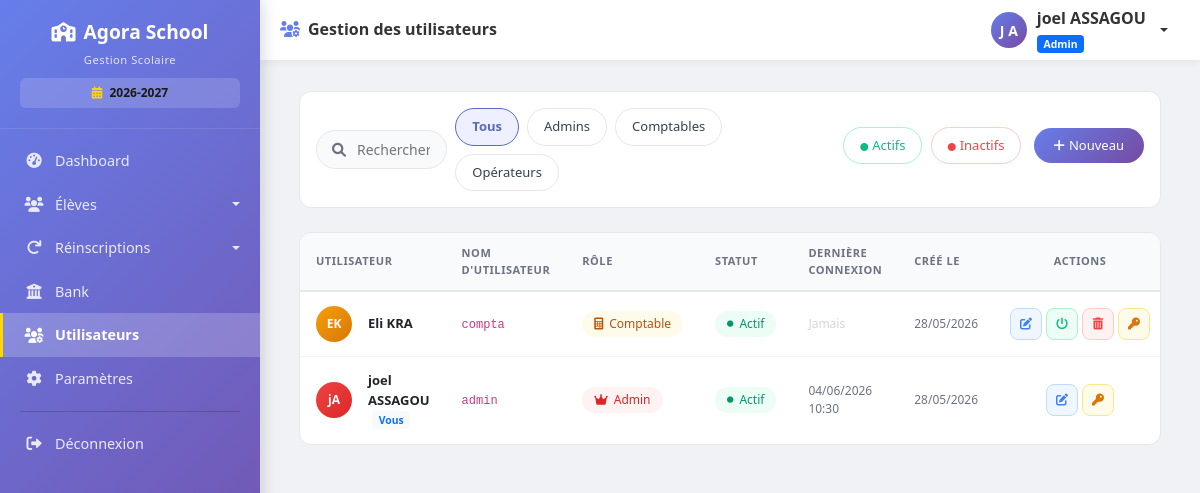
/utilisateurs (signed in), run on an earlier commit of the app's database.
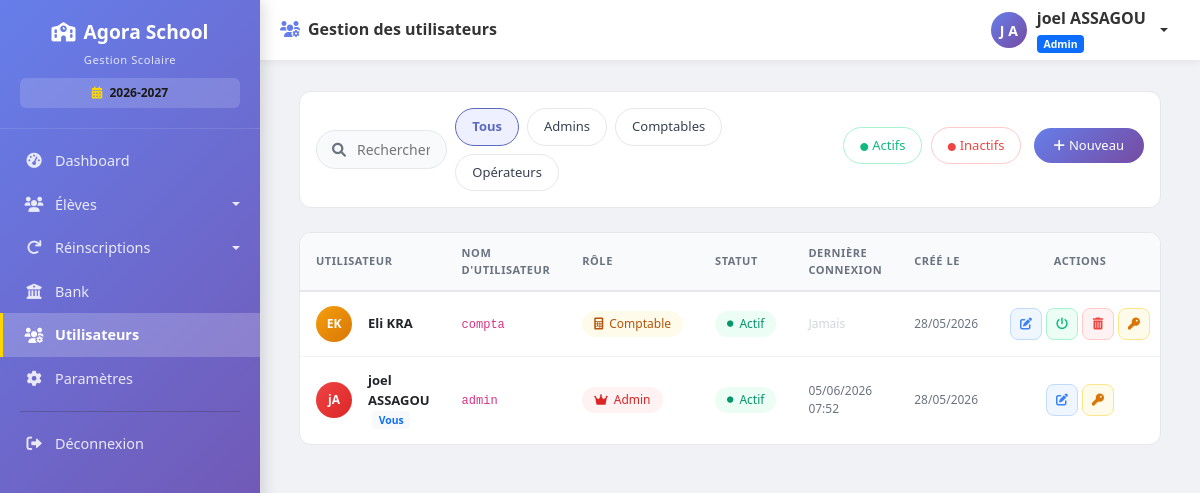
And on a later commit of the database.
### models.py (models this page shows, shortened)
class User(UserMixin, db.Model):
    __tablename__ = 'users'
    id = db.Column(db.Integer, primary_key=True)
    username = db.Column(db.String(80), unique=True, nullable=False, index=True)
    password_hash = db.Column(db.String(200), nullable=False)
    nom = db.Column(db.String(100), nullable=False)
    prenom = db.Column(db.String(100), nullable=False)
    role = db.Column(db.String(20), default='user')  # admin, comptable, user
    actif = db.Column(db.Boolean, default=True)
    created_at = db.Column(db.DateTime, default=datetime.utcnow)
    last_login = db.Column(db.DateTime, nullable=True)
    @property
    def nom_complet(self):
        return f"{self.prenom} {self.nom}"

### routes.py (the view)
@app.route('/utilisateurs')
@login_required
@admin_required
def liste_utilisateurs():
    utilisateurs = User.query.order_by(User.created_at.desc()).all()
    total_users = len(utilisateurs)
    total_admins = User.query.filter_by(role='admin').count()
    total_comptables = User.query.filter_by(role='comptable').count()
    total_users_simple = User.query.filter_by(role='user').count()
    total_actifs = User.query.filter_by(actif=True).count()
    return render_template('utilisateurs/liste.html',
                         utilisateurs=utilisateurs,
                         total_users=total_users,
                         total_admins=total_admins,
                         total_comptables=total_comptables,
                         total_users_simple=total_users_simple,
                         total_actifs=total_actifs)

### app.py (called while the page is built)
@app.after_request
def close_db_connection(response):
    try:
        db.session.close()
    except:
        pass
    return response

### routes.py (called while the page is built)
@login_manager.user_loader
def load_user(user_id):
    return User.query.get(int(user_id))

def admin_required(f):
    @wraps(f)
    def decorated_function(*args, **kwargs):
        if not current_user.is_authenticated or current_user.role != 'admin':
            flash('Accès réservé aux administrateurs', 'danger')
            return redirect(url_for('liste_eleves'))
        return f(*args, **kwargs)
    return decorated_function

@app.context_processor
def injecter_parametres_ecole():
    try:
        params = Parametre.query.all()
        parametres = {p.cle: p.valeur for p in params}
    except:
        parametres = {}
    defaults = {
        'nom_ecole': 'GS LAUREADES',
        'devise': 'FCFA',
        'annee_scolaire': '2024-2025',
        'adresse_ecole': '',
        'telephone_ecole': '',
        'email_notification': ''
    }
    for key, value in defaults.items():
        if key not in parametres or not parametres[key]:
            parametres[key] = value
    return dict(parametres_ecole=parametres)

### templates/utilisateurs/liste.html (shortened to what the changed rows need)
{% extends "base.html" %}
{% block page_title %}
<i class="fas fa-users-cog me-2" style="color: #667eea;"></i>Gestion des utilisateurs
{% endblock %}
{% block content %}
<div class="container-fluid px-3 px-md-4 py-3">
    <div class="table-container">
        <div class="table-responsive">
            <table class="table-premium">
                <thead>
                    <tr>
                        <th>Utilisateur</th>
                        <th>Nom d'utilisateur</th>
                        <th>Rôle</th>
                        <th>Statut</th>
                        <th>Dernière connexion</th>
                        <th>Créé le</th>
                        <th class="text-center">Actions</th>
                    </tr>
                </thead>
                <tbody id="usersTableBody">
                    {% for user in utilisateurs %}
                    <tr data-role="{{ user.role }}" data-status="{{ 'active' if user.actif else 'inactive' }}">
                        <td>
                            <div class="d-flex align-items-center gap-3">
                                <div class="avatar-circle" style="background: {% if user.role == 'admin' %}linear-gradient(135deg, #ef4444, #dc2626){% elif user.role == 'comptable' %}linear-gradient(135deg, #f59e0b, #d97706){% else %}linear-gradient(135deg, #3b82f6, #2563eb){% endif %};">
                                    {{ user.prenom[0] }}{{ user.nom[0] }}
                                </div>
                                <div>
                                    <div style="font-weight:600; font-size:0.8125rem;">
                                        {{ user.nom_complet }}
                                        {% if user.id == current_user.id %}
                                        <span class="badge bg-light text-primary ms-1" style="font-size:0.65rem;">Vous</span>
                                        {% endif %}
                                    </div>
                                </div>
                            </div>
                        </td>
                        <td><code style="font-size:0.75rem;">{{ user.username }}</code></td>
                        <td>
                            {% if user.role == 'admin' %}
                            <span class="badge-role" style="background:#fef2f2; color:#dc2626;">
                                <i class="fas fa-crown"></i> Admin
                            </span>
                            {% elif user.role == 'comptable' %}
                            <span class="badge-role" style="background:#fffbeb; color:#b45309;">
                                <i class="fas fa-calculator"></i> Comptable
                            </span>
                            {% else %}
                            <span class="badge-role" style="background:#eff6ff; color:#2563eb;">
                                <i class="fas fa-user"></i> Opérateur
                            </span>
                            {% endif %}
                        </td>
                        <td>
                            {% if user.actif %}
                            <span class="badge-status" style="background:#ecfdf5; color:#059669;">
                                <i class="fas fa-circle" style="font-size:0.4rem;"></i> Actif
                            </span>
                            {% else %}
                            <span class="badge-status" style="background:#fef2f2; color:#dc2626;">
                                <i class="fas fa-circle" style="font-size:0.4rem;"></i> Inactif
                            </span>
                            {% endif %}
                        </td>
                        <td style="font-size:0.75rem; color:var(--gray-500);">
                            {% if user.last_login %}
                            {{ user.last_login.strftime('%d/%m/%Y %H:%M') }}
                            {% else %}
                            <span style="color:#d1d5db;">Jamais</span>
                            {% endif %}
                        </td>
                        <td style="font-size:0.75rem; color:var(--gray-500);">
                            {{ user.created_at.strftime('%d/%m/%Y') }}
                        </td>
                        <td>
                            <div class="d-flex justify-content-center gap-1">
                                <a href="{{ url_for('modifier_utilisateur', user_id=user.id) }}" class="btn-action btn-edit" title="Modifier">
                                    <i class="fas fa-edit"></i>
                                </a>
                                <a href="{{ url_for('reinitialiser_mot_de_passe', user_id=user.id) }}"
                                   class="btn-action btn-reset"
                                   title="Réinitialiser MDP"
                                   onclick="return confirm('Réinitialiser le mot de passe de {{ user.nom_complet }} ?')">
                                    <i class="fas fa-key"></i>
                                </a>
                            </div>
                        </td>
                    </tr>
                    {% endfor %}
                </tbody>
            </table>
        </div>
    </div>
</div>
{% endblock %}

### templates/base.html (shortened to what the changed rows need)
<!DOCTYPE html>
<html lang="fr">
<head>
    <link href="https://cdn.jsdelivr.net/npm/bootstrap@5.1.3/dist/css/bootstrap.min.css" rel="stylesheet">
    <link rel="stylesheet" href="https://cdnjs.cloudflare.com/ajax/libs/font-awesome/6.0.0/css/all.min.css">
    <link href="https://cdn.datatables.net/1.11.5/css/dataTables.bootstrap5.min.css" rel="stylesheet">
</head>
<body>
    <div class="app-layout">
        <main class="main-area">
            {% if current_user.is_authenticated %}
            <header class="topbar">
                <div class="d-flex align-items-center gap-2">
                    <h5>{% block page_title %}Gestion utilisateur{% endblock %}</h5>
                </div>
                <div class="dropdown">
                    <a href="#" class="user-dropdown dropdown-toggle" data-bs-toggle="dropdown" aria-label="Menu utilisateur">
                        <div class="user-avatar">
                            {{ current_user.prenom[0]|upper if current_user.prenom else current_user.username[0]|upper }}
                            {{ current_user.nom[0]|upper if current_user.nom else '' }}
                        </div>
                        <div class="d-none d-md-block text-start">
                            <strong>{{ current_user.nom_complet or current_user.username }}</strong>
                            <div>
                                <span class="badge bg-{{ 'primary' if current_user.role == 'admin' else 'warning' if current_user.role == 'comptable' else 'info' }}"
                                      style="font-size:0.65rem;">
                                    {{ current_user.role|capitalize }}
                                </span>
                            </div>
                        </div>
                    </a>
                </div>
            </header>
            {% endif %}
            <div class="page-content" id="pageContent">
                {% block content %}{% endblock %}
            </div>
        </main>
    </div>
</body>
</html>

What changed in the data, as far as the page shows it:
changed User "joel ASSAGOU": last_login "04/06/2026 10:30" → "05/06/2026 07:52"
